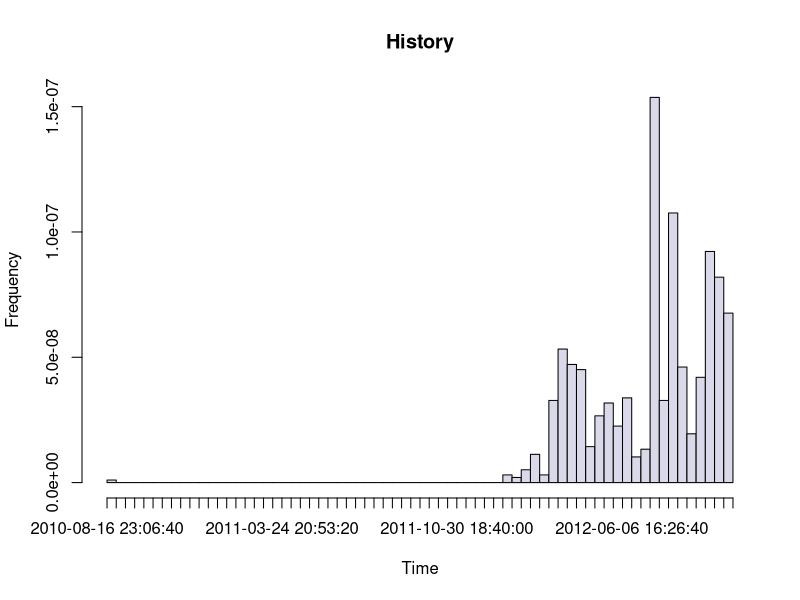
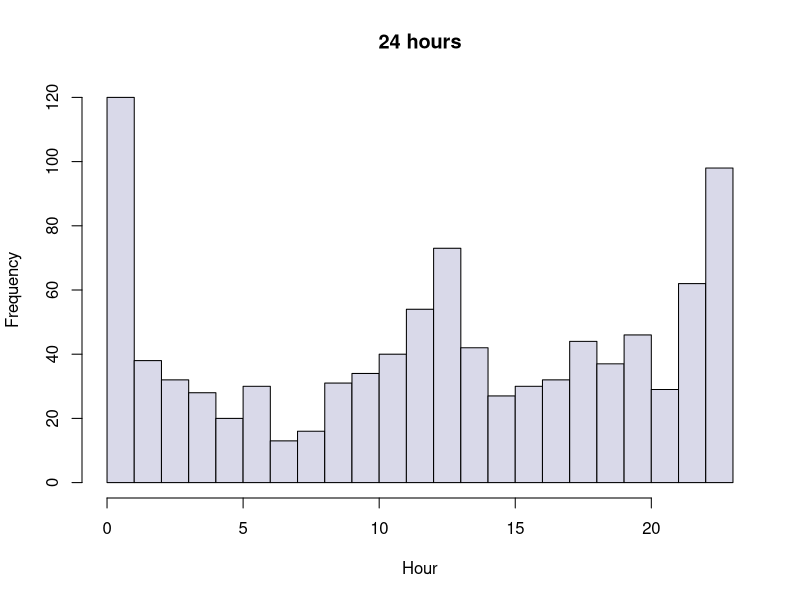
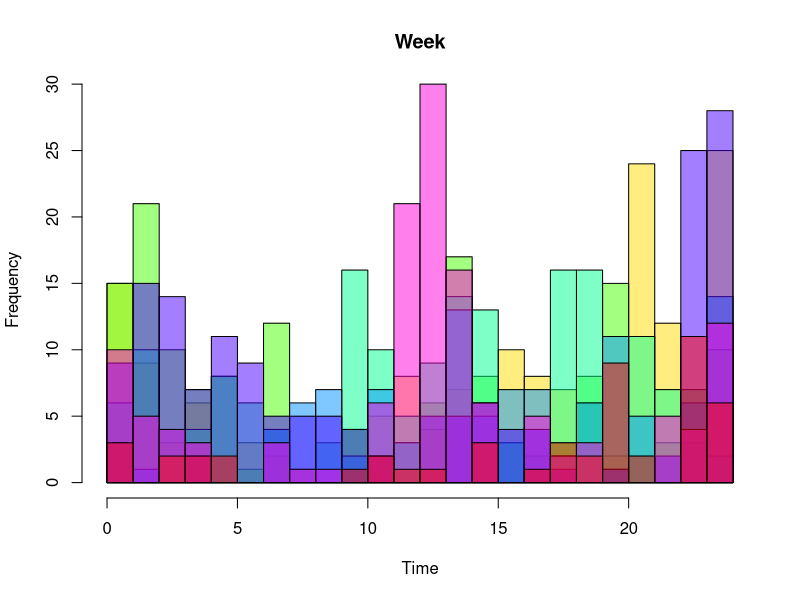
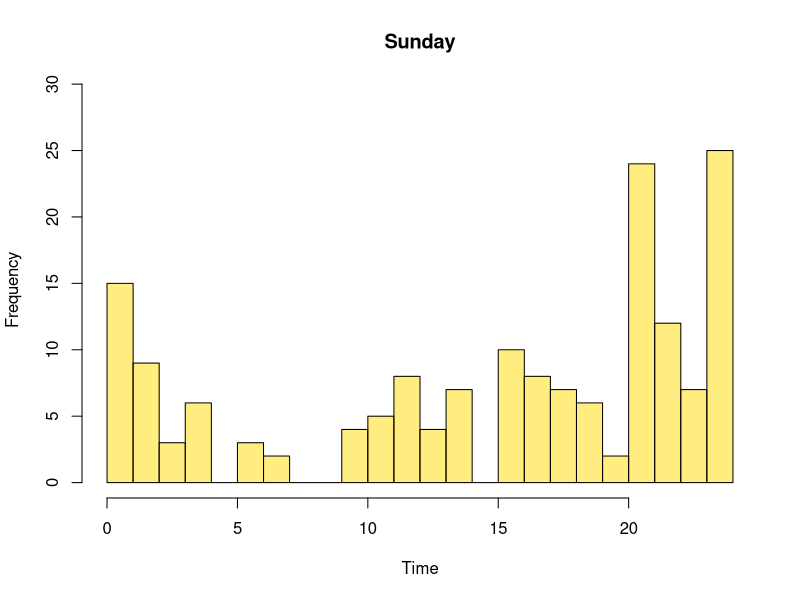
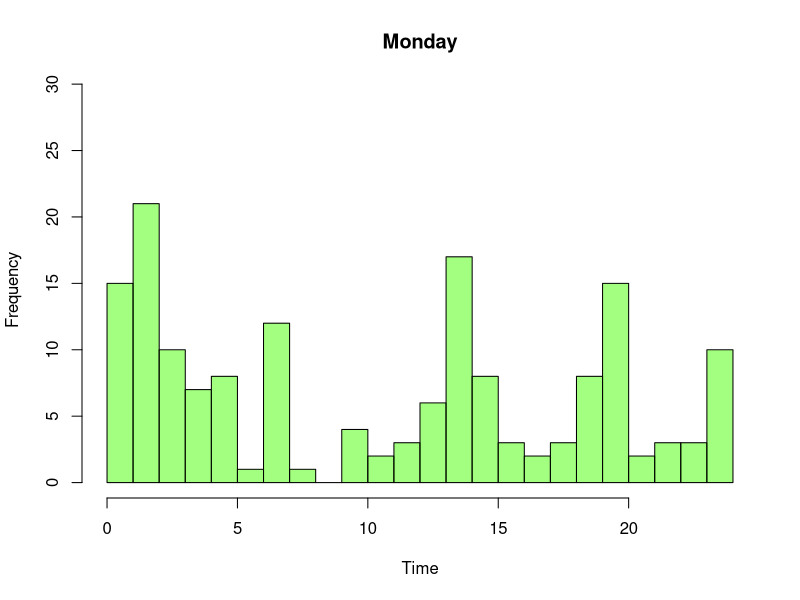
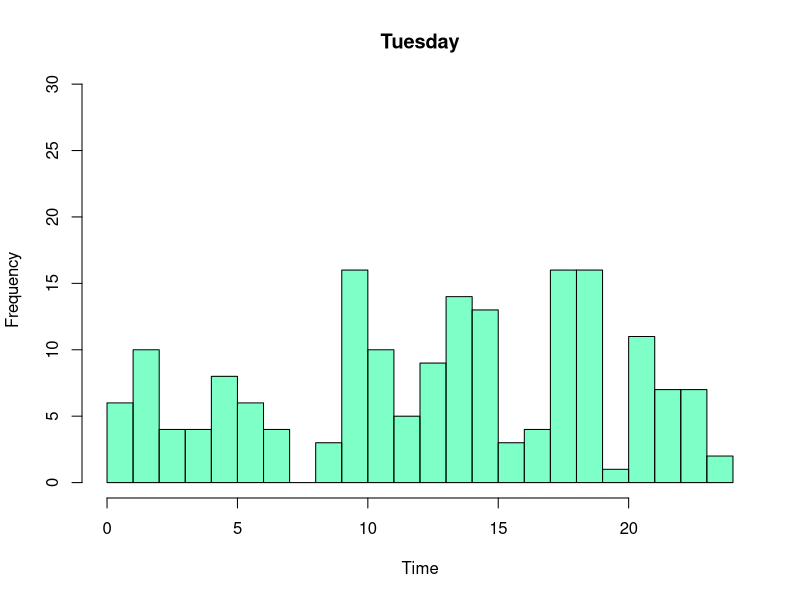
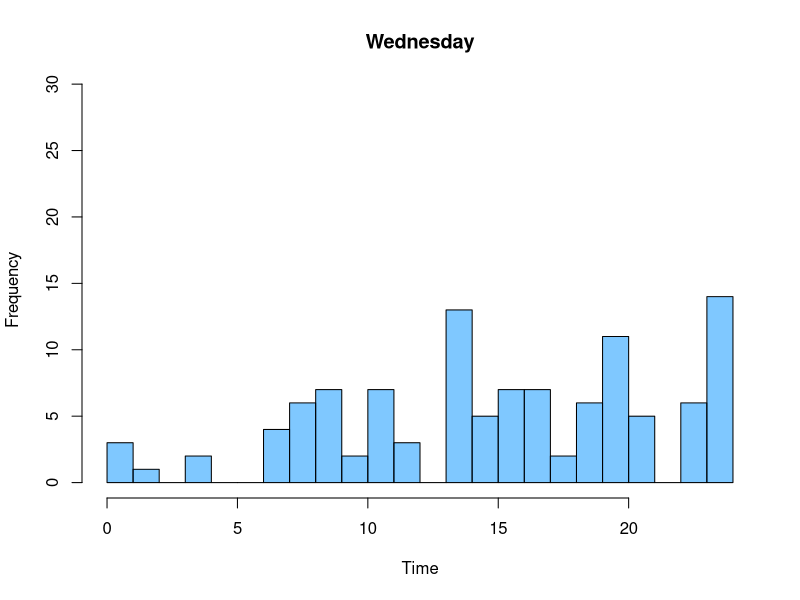
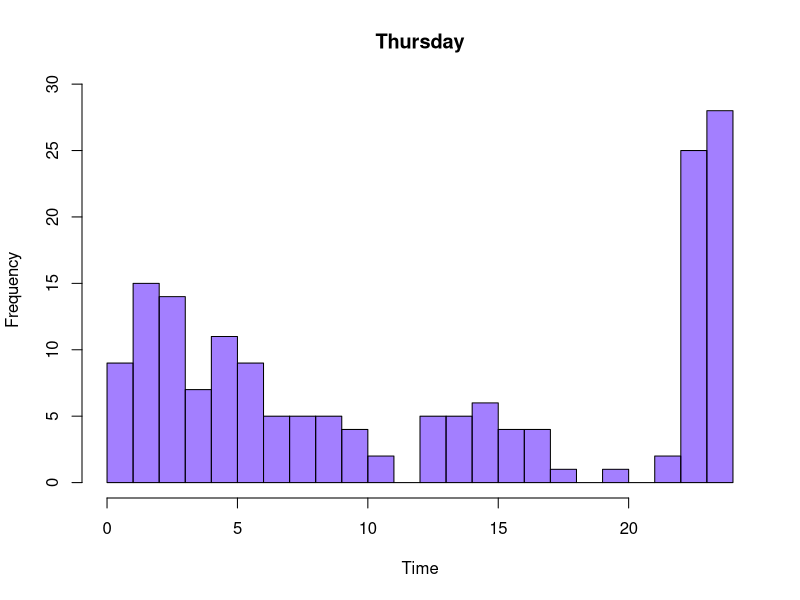

These charts were generated, in order, by the following R code:
#DIctionaly
#ジャンルの数---length(table(iml[,2]))

iml = read.table('iml.txt', header = F, sep = ",")
#convert string to POSIXlt
time = strptime(iml[,1],"%Y-%m-%d %H:%M:%S")
#make data frame which consists of POXIlt and string about genre
iml = data.frame(time, iml[,2])
#convert UTC to JST
iml[,1] = iml[,1]+9*60*60
#ヒストグラム-経時
quartz()
hist(iml[,1], breaks=48, main="History", col = rgb(217, 217 , 233,  maxColorValue = 255), xlab = "Time", ylab = "Frequency")

#axis(1, at= seq(0, nb, by = 1))

#ヒストグラム-時間
quartz()
hist(as.POSIXlt(iml[,1])$hour, breaks=seq(0,23,1), main="24 hours", col = rgb(217, 217 , 233,  maxColorValue = 255), xlab = "Hour", ylab = "Frequency")

#曜日ごとに色を変え重畳表示
weekMax = 0#まずは曜日に分けたときの、ヒストグラムの最大値を求める
for(i in 1:7){
	if (weekMax < max(table(as.POSIXlt(iml[,1][as.POSIXlt(iml[,1])$wday==i-1])$hour))){
		weekMax = max(table(as.POSIXlt(iml[,1][as.POSIXlt(iml[,1])$wday==i-1])$hour))
	}
}
quartz()
for(i in 1:7){ 
	if(i>1){
		hist(as.POSIXlt(iml[,1][as.POSIXlt(iml[,1])$wday==i-1])$hour+as.POSIXlt(iml[,1][as.POSIXlt(iml[,1])$wday==i-1])$min/60, breaks=seq(0,24,1),main="Week", col = hsv(1*i/7, 1 , 1, alpha = 0.5), xlab = "Time", ylab = "Frequency", add = T, ylim =c(0,weekMax))
	}else{
		hist(as.POSIXlt(iml[,1][as.POSIXlt(iml[,1])$wday==i-1])$hour+as.POSIXlt(iml[,1][as.POSIXlt(iml[,1])$wday==i-1])$min/60, breaks=seq(0,24,1),main="Week", col = hsv(1*i/7, 1 , 1, alpha = 0.5), xlab = "Time", ylab = "Frequency", add = F, ylim =c(0,weekMax))
		#axis(1, at= seq(0, 24, by = 1))
	}
}
#曜日ごとに分けて表示
for(i in 1:7){ 
		quartz()
		wdayName = switch(i, "Sunday", "Monday", "Tuesday", "Wednesday", "Thursday", "Friday", "Saturday" )
		hist(as.POSIXlt(iml[,1][as.POSIXlt(iml[,1])$wday==i-1])$hour+as.POSIXlt(iml[,1][as.POSIXlt(iml[,1])$wday==i-1])$min/60, breaks=seq(0,24,1), main=wdayName, col = hsv(1*i/7, 1 , 1, alpha = 0.5), xlab = "Time", ylab = "Frequency", add = F,  ylim =c(0,weekMax))
		#axis(1, at= seq(0, 24, by = 1), cex.axis = 0.5)	
}
#ジャンルを分けて分析
#とりあえず、最大の度数と次点のジャンルを比較分析する。
#first
largestGenreName = names(table(iml[,2])[table(iml[,2]) == max(table(iml[,2]))])#最大度数のジャンルを取り出す（imamuraのサンプルではJazz)
largestGenre = iml[,1][iml[,2] == largestGenreName]
#second
secondLargestGenreName = names(sort(table(iml[,2]), decreasing = T))[2]#2番目に度数が大きいジャンル名を取得(imamuraのサンプルではRock)
secondLargestGenre = iml[,1][iml[,2] == secondLargestGenreName]
#縦軸をそろえたいので最大値を求める
quartz()

#for文で、一回全文のヒストグラムのてっぺんを出して、最大値を出す。
histMax=-1
for(i in 1:length(table(iml[,2]))){
	targetGenreName = names(sort(table(iml[,2]), decreasing = T))[i]
	targetGenre = iml[,1][iml[,2] == targetGenreName]
	
	histMax0 = max(hist(as.POSIXlt(targetGenre)$hour+as.POSIXlt(targetGenre)$min/60, main=targetGenreName, breaks=seq(0,24,1), col = hsv(1*i/length(table(iml[,2])), 1, 1, alpha = 0.5), xlab = "Time", ylab = "Frequency", ylim = c(0, histMax))$counts)
	if(histMax0 > histMax ){
		histMax = histMax0
	}
}
if(histMax == -1){
	cat("something wrong!")
}
#laegest genre hist
#グラフ上書き
hist(as.POSIXlt(largestGenre)$hour+as.POSIXlt(largestGenre)$min/60, main=largestGenreName, breaks=seq(0,24,1), col = hsv(1/2, 1, 1, alpha = 0.5), xlab = "Time", ylab = "Frequency", ylim = c(0, histMax))
#second largest hist
quartz()
hist(as.POSIXlt(secondLargestGenre)$hour+as.POSIXlt(secondLargestGenre)$min/60, main=secondLargestGenreName, breaks=seq(0,24,1), col = hsv(1, 1, 1, alpha = 0.5), xlab = "Time", ylab = "Frequency", ylim = c(0, histMax))
#for文で全ジャンル書き出してみる

for(i in 1:length(table(iml[,2]))){
	targetGenreName = names(sort(table(iml[,2]), decreasing = T))[i]
	targetGenre = iml[,1][iml[,2] == targetGenreName]
	#quartz()
	png(file=paste("genre_",i,".png", sep=""), bg="white")
	hist(as.POSIXlt(targetGenre)$hour+as.POSIXlt(targetGenre)$min/60, main=targetGenreName, breaks=seq(0,24,1), col = hsv(1*i/length(table(iml[,2])), 1, 1, alpha = 0.5), xlab = "Time", ylab = "Frequency", xlim = c(0,23), ylim = c(0, histMax))
	dev.off()
}

#最後まで完了
cat("done!")
